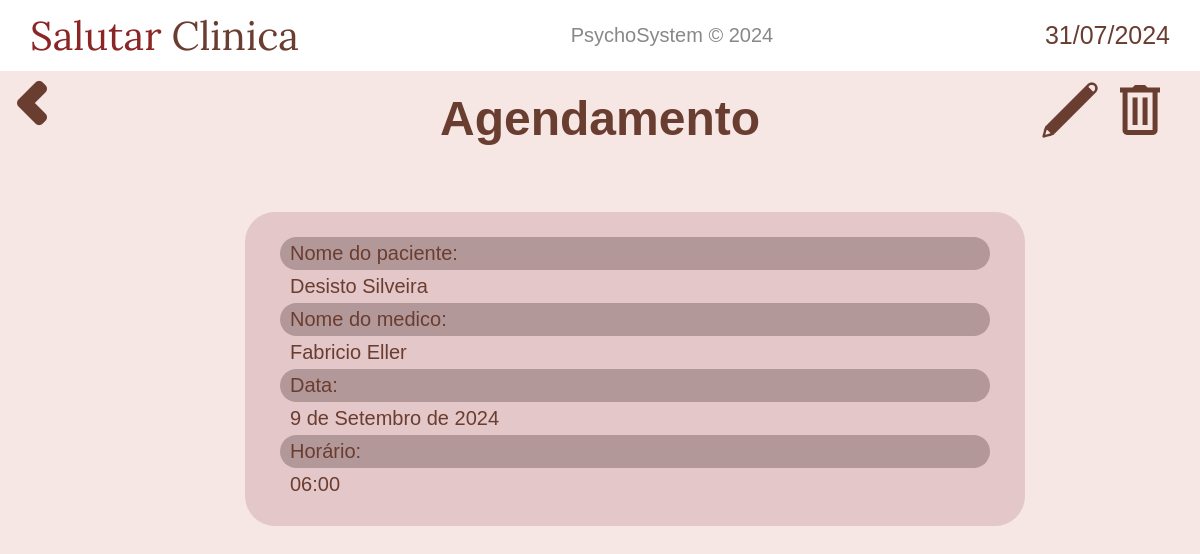
The page /agendamentos/infos/7 (signed in) on the database its author committed.
### agendamentos/models.py (models this page shows)
class Agendamento(models.Model):
    data = models.DateField()
    horario = models.TimeField()
    nome_paciente = models.ForeignKey(Paciente, on_delete=models.CASCADE)
    nome_medico = models.ForeignKey(Medico, on_delete=models.CASCADE)

### pacientes/models.py (models this page shows)
class Paciente(models.Model):
    nome = models.CharField(max_length=50)
    cpf = models.CharField(max_length=20, unique=True)
    rg = models.CharField(max_length=20)
    data_nascimento = models.DateField()
    rua = models.CharField(max_length=50)
    bairro = models.CharField(max_length=50)
    numero = models.CharField(max_length=5)
    complemento = models.TextField(blank=True)
    cep = models.CharField(max_length=20)
    ponto_referencia = models.TextField(blank=True)
    nome_mae = models.CharField(max_length=50, blank=True)
    nome_pai = models.CharField(max_length=50, blank=True)
    telefone = models.CharField(max_length=20)
    def __str__(self):
        return f'{self.nome}'

### medicos/models.py (models this page shows)
class Medico(models.Model):
    nome = models.CharField(max_length=50)
    cpf = models.CharField(max_length=20, unique=True)
    rg = models.CharField(max_length=20)
    numero_classe = models.CharField(max_length=20)
    profissao = models.CharField(max_length=20)
    def __str__(self):
        return f'{self.nome}'

### agendamentos/views.py (the view)
# urls.py: path('infos/<int:id>', views.infos, name="infos"),
@login_required(login_url='home:login')
def infos(request, id):
    agendamento = Agendamento.objects.get(pk=id)
    context_ = {
        'data_atual': data_atual,
        'agendamento': agendamento,
    }
    return render(request, 'agendamentos/infos.html', context_)

### agendamentos/templates/agendamentos/infos.html (shortened to what this page needs)
{% extends 'base.html' %}
{% load static %}
{% block content %}
<div style="display: flex;">
    <a href="{% url 'agendamentos:display_agendamentos' %}" class="return-button"><img src="{% static 'home/imagens/chevron-left.png' %}" alt=""></a>
    <h2 class="welcome-text">Agendamento</h2>
    <a href="{% url 'agendamentos:editar_agendamento' agendamento.id %}" style="position: absolute; right: 100px; top:80px;">
        <img src="{% static 'pacientes/imagens/editar-icon.png' %}" height="60" alt="">
    </a>
    <a href="#" class="opcao-deletar" data-modal-id="modal-{{ paciente.id }}" style="position: absolute; right: 30px; top:80px;">
        <img src="{% static 'pacientes/imagens/excluir-icon.png' %}" height="60" alt="">
    </a>
</div>
<main>
    <div style="display: flex; justify-content: center; align-items: center; width: 100%; margin: 30px 0;">
        <div class="paciente-infos-container">
            <div class="paciente-infos-subcontainer">
                <h4 class="campos-paciente">Nome do paciente: </h4>
                <h4 class="campos-paciente-dado">{{ agendamento.nome_paciente }}</h4>
                <h4 class="campos-paciente">Nome do medico: </h4>
                <h4 class="campos-paciente-dado">{{ agendamento.nome_medico }}</h4>
                <h4 class="campos-paciente">Data: </h4>
                <h4 class="campos-paciente-dado">{{ agendamento.data }}</h4>
                <h4 class="campos-paciente">Horário: </h4>
                <h4 class="campos-paciente-dado">{{ agendamento.horario }}</h4>
            </div>
        </div>
    </div>
</main>
{% endblock content %}

### static/home/css/styles.css (style rules this page uses)
* { margin: 0; padding: 0; }
body { background-color: #f6e6e4;; }
main { display: flex; margin-top: 3%; }
a { text-decoration: none; color: #6a3d31; }
.return-button { background-color: #ffffff00; border: none; cursor: pointer; position: absolute; }
.welcome-text { font-family: sans-serif; font-weight: bold; font-size: 3rem; color: #6a3d31; margin: 0 auto; margin-top: 20px; }

### static/pacientes/css/styles.css (style rules this page uses)
.paciente-infos-container { background-color: #e4c7c8; margin-left: 70px; padding: 20px 30px; border-radius: 30px; width: 60%; display: flex; }
.paciente-infos-subcontainer { width: 100%; padding: 5px; display: flex; flex-direction: column; }
.campos-paciente { display: inline; background-color: #b39899; color: #6a3d31; padding: 5px 0 5px 10px; border-radius: 30px; font-size: 20px; font-family: sans-serif; font-weight: 500; }
.campos-paciente-dado { display: inline; color: #6a3d31; padding: 5px 10px; border-radius: 30px; font-size: 20px; font-family: sans-serif; font-weight: 500; }

### rows shown on the page
Agendamento: nome_paciente "Desisto Silveira", nome_medico "Fabricio Eller", data "9 de Setembro de 2024", horario "06:00"

### other values the page prints
{{ data_atual }} "31/07/2024"
